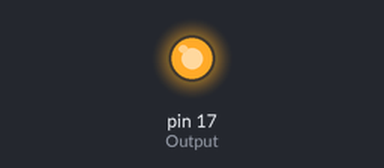
The sketch below on a simulated Arduino Uno, built with avr-gcc and run on an emulated ATmega328P. On the bench: output pins drawn as LEDs (lit = HIGH).

Above: at 5.0 s.
At 7.0 s:
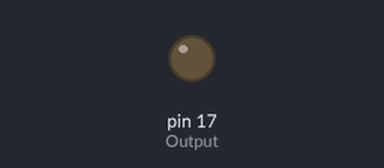
Timing chart, 0 to 9.2 s (numbered marks = the images above):
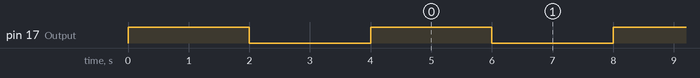

The sketch:

ATMEGATesting.ino
```cpp
int Output = 17;

void setup() {
  // put your setup code here, to run once:
  pinMode(Output, OUTPUT);
  digitalWrite(Output, HIGH);
  delay(2000);
  digitalWrite(Output, LOW);
  delay(2000);
}

void loop() {
  // put your main code here, to run repeatedly:
  digitalWrite(Output, HIGH);
  delay(2000);
  digitalWrite(Output, LOW);
  delay(2000);
}
```

Measured:
- by itself, pin 17 (Output): alternates HIGH for 2.0 s and LOW for 2.0 s
